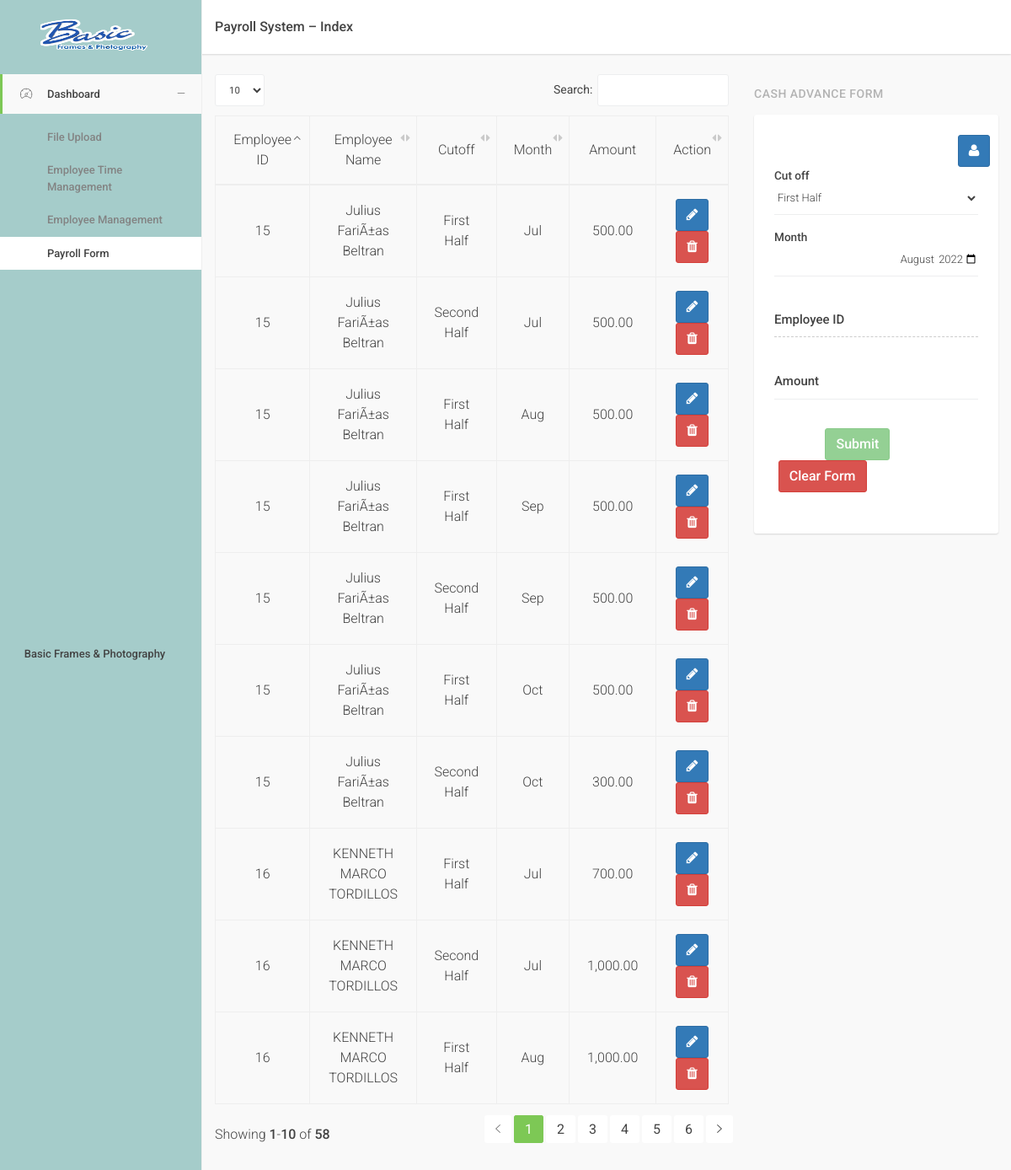
The page /cash_advance_form.php on the database its author committed.
### tables this page shows
CREATE TABLE `cash_advance_tbl` (
  `id` int(50) NOT NULL AUTO_INCREMENT,
  `employee_id` varchar(50) DEFAULT NULL,
  `cut_off` varchar(50) DEFAULT NULL,
  `month_add` varchar(50) DEFAULT NULL,
  `date_added` varchar(50) DEFAULT NULL,
  `amount` varchar(50) DEFAULT NULL,
  PRIMARY KEY (`id`)
);

CREATE TABLE `employee_tbl` (
  `employee_id` int(50) NOT NULL AUTO_INCREMENT,
  `finger_id` varchar(50) NOT NULL,
  `employee_first_name` varchar(50) DEFAULT NULL,
  `employee_middle_name` varchar(50) DEFAULT NULL,
  `employee_last_name` varchar(50) DEFAULT NULL,
  `company` varchar(50) DEFAULT NULL,
  `position` varchar(50) DEFAULT NULL,
  `status` varchar(50) DEFAULT NULL,
  `status_date` varchar(50) DEFAULT NULL,
  `contribution_status` varchar(50) DEFAULT 'No',
  PRIMARY KEY (`employee_id`,`finger_id`)
);

### cash_advance_form.php (the view, shortened to what this page needs)
<!DOCTYPE html>
<html class="app-ui">
    <head>
        <link rel="stylesheet" href="assets/js/plugins/bootstrap-datepicker/bootstrap-datepicker3.min.css" />
        <link rel="stylesheet" href="assets/js/plugins/bootstrap-colorpicker/css/bootstrap-colorpicker.min.css" />
        <link rel="stylesheet" href="assets/js/plugins/select2/select2.min.css" />
        <link rel="stylesheet" href="assets/js/plugins/select2/select2-bootstrap.css" />
        <link rel="stylesheet" href="assets/js/plugins/dropzonejs/dropzone.min.css" />
        <link rel="stylesheet" href="assets/js/plugins/jquery-tags-input/jquery.tagsinput.min.css" />
        <link rel="stylesheet" id="css-font-awesome" href="assets/css/font-awesome.css" />
        <link rel="stylesheet" id="css-ionicons" href="assets/css/ionicons.css" />
        <link rel="stylesheet" id="css-bootstrap" href="assets/css/bootstrap.css" />
        <link rel="stylesheet" id="css-app" href="assets/css/app.css" />
        <link rel="stylesheet" id="css-app-custom" href="assets/css/app-custom.css" />
        <link rel='stylesheet' href='https://cdn.jsdelivr.net/npm/sweetalert2@10.10.1/dist/sweetalert2.min.css'>
        <link rel="stylesheet" href="assets/js/plugins/datatables/jquery.dataTables.min.css" />
    </head>
    <body class="app-ui layout-has-drawer layout-has-fixed-header">
        <div class="app-layout-canvas">
            <div class="app-layout-container">
                <aside class="app-layout-drawer" style="background-color: #a5ccca;">
                    <div class="app-layout-drawer-scroll">
                        <div id="logo" class="drawer-header">
                            <a href="index.html"><img class="img-responsive" src="assets/img/logo/BasicLogo.png" style="margin-left: 20%;margin-top: 5%;width: 130px;" title="AppUI" alt="AppUI" /></a>
                        </div>
                        <nav class="drawer-main">
                            <ul class="nav nav-drawer">
                                <li class="nav-item nav-item-has-subnav open">
                                    <a href="javascript:void(0)"><i class="ion-ios-speedometer-outline"></i> Dashboard</a>
                                    <ul class="nav nav-subnav">
                                        <li style="color:#ffffff;">
                                            <a href="index.php">File Upload</a>
                                        </li>
                                        <li style="color:#ffffff;">
                                            <a href="employee_time_management.php">Employee Time Management</a>
                                        </li>
                                        <li style="color:#ffffff;">
                                            <a href="employee_management.php">Employee Management</a>
                                        </li>
                                        <li class="active">
                                            <a href="payroll_form.php">Payroll Form</a>
                                        </li>
                                    </ul>
                                </li>
                            </ul>
                        </nav>
                        <div class="drawer-footer" style="position: absolute;margin-left: 2%;margin-bottom: -15%;">
                            <p class="copyright">Basic Frames & Photography</p>
                        </div>
                    </div>
                </aside>
                <header class="app-layout-header">
                    <nav class="navbar navbar-default">
                        <div class="container-fluid">
                            <div class="navbar-header">
                                <span class="navbar-page-title">
                    Payroll System &ndash; Index
                </span>
                            </div>
                        </div>
                    </nav>
                </header>
                <main class="app-layout-content">
                    <div class="container-fluid p-y-md">
                        <div class="row">
                            <div class="col-lg-8">
                                <table class="table table-bordered table-striped table-vcenter js-dataTable-full" style="text-align: center;" id="working_hours_tbl_ca_ca">
                                    <thead>
                                        <td>Employee ID</td>
                                        <td>Employee Name</td>
                                        <td>Cutoff</td>
                                        <td>Month</td>
                                        <td>Amount</td>
                                        <td>Action</td>
                                    </thead>
                                    <tbody>
                                        <?php
                                        include('connection.php');
                                        $sql = "SELECT * FROM cash_advance_tbl";
                                        $result = $conn->query($sql);
                                        if ($result->num_rows > 0) {
                                            while($row = $result->fetch_assoc()) {
                                                echo "<tr>";
                                                echo "<td>".$row['employee_id']."</td>";
                                                $sql1 = "SELECT * FROM employee_tbl WHERE employee_id = '".$row['employee_id']."' ";
                                                $result1 = $conn->query($sql1);
                                                if ($result1->num_rows > 0) {
                                                    while($row1 = $result1->fetch_assoc()) {
                                                    echo "<td>".$row1['employee_first_name']." ".$row1['employee_middle_name']." ".$row1['employee_last_name']."</td>";
                                                    }
                                                }
                                                $monthss = date("M", strtotime($row['month_add']));
                                                echo "<td>".$row['cut_off']."</td>";
                                                echo "<td>".$monthss."</td>";
                                                echo "<td>".number_format($row['amount'],2)."</td>";
                                                echo "<td>
                                                <button class='btn btn-primary' id='edit_btn_ca' data-id='".$row['id']."'><i class='fa fa-pencil' ></i></button>
                                                <button class='btn btn-danger' id='delete_btn_ca' data-id='".$row['id']."'><i class='fa fa-trash' ></i></button>
                                                </td>";
                                                echo "</tr>";
                                            }
                                        }
                                        ?>
                                    </tbody>
                                </table>
                            </div>
                            <div class="col-lg-4">
                                <h2 class="section-title">Cash Advance Form</h2>
                                <div class="card">
                                    <div class="card-block card-block-full">
                                        <button class="btn btn-primary" style="margin-left: 90%;" data-toggle="modal" data-target="#modal-employee_select_ca"><i class="fa fa-user"></i></button>
                                        <form class="form-horizontal m-t-sm">
                                        <div class="form-group">
                                                <div class="col-sm-12">
                                                    <div class="form-material floating">
                                                        <select class="form-control" id="cutoff_ca" name="cutoff_ca">
                                                            <option value='First Half'>First Half</option>
                                                        </select>
                                                         <label for="cutoff_ca">Cut off</label>
                                                    </div>
                                                </div>
                                        </div>
                                        <div class="form-group">
                                            <div class="col-sm-12">
                                                <div class="form-material floating">
                                                    <input class="form-control" type="month" id="payroll_month_ca" name="payroll_month_ca" style="text-align: right;" value='<?php echo date("Y-m");?>'>
                                                        <label for="payroll_month">Month</label>
                                                </div>
                                            </div>
                                        </div>
                                        <div class="form-group">
                                            <div class="col-sm-12">
                                                <div class="form-material floating">
                                                    <input class="form-control" type="text" id="employee_id_ca" name="employee_id_ca" style="text-align: right;" readonly>
                                                        <label for="employee_id">Employee ID</label>
                                                </div>
                                            </div>
                                        </div>
                                        <div class="form-group">
                                            <div class="col-sm-12">
                                                <div class="form-material floating">
                                                    <input class="form-control" type="text" id="number_of_days_ca" name="number_of_days_ca" style="text-align: right;">
                                                        <label for="number_of_days">Amount</label>
                                                </div>
                                            </div>
                                        </div>
                                        <div class="form-group">
                                            <div class="col-sm-12">
                                                <div class="form-material floating">
                                                    <button type="button" id="submit_btn_ca" class="btn btn-success" style="margin-left:25%; ">Submit</button>
                                                    <button type="button" id="clear_btn_ca" class="btn btn-danger" style="margin-left:2%;">Clear Form</button>
                                                </div>
                                            </div>
                                        </div>
                                        </form>
                                    </div>
                                </div>
                            </div>
                        </div>
                    </div>
                </main>
            </div>
        </div>
    </body>
</html>

### cash_advance_form.php (style rules this page uses)
.active { background-color: white; }

### rows shown on the page
cash_advance_tbl: employee "16", cut_off "First Half", month_add "Jul", amount "700.00"
employee_tbl: employee_first_name "KENNETH", employee_middle_name "MARCO", employee_last_name "TORDILLOS"
cash_advance_tbl: employee "15", cut_off "First Half", month_add "Jul", amount "500.00"
employee_tbl: employee_first_name "Julius", employee_middle_name "FariÃ±as", employee_last_name "Beltran"
cash_advance_tbl: employee "15", cut_off "Second Half", month_add "Jul", amount "500.00"
cash_advance_tbl: employee "16", cut_off "Second Half", month_add "Jul", amount "1,000.00"
cash_advance_tbl: employee "15", cut_off "First Half", month_add "Aug", amount "500.00"
cash_advance_tbl: employee "16", cut_off "First Half", month_add "Aug", amount "1,000.00"
cash_advance_tbl: employee "15", cut_off "First Half", month_add "Sep", amount "500.00"
cash_advance_tbl: employee "15", cut_off "Second Half", month_add "Sep", amount "500.00"
cash_advance_tbl: employee "15", cut_off "First Half", month_add "Oct", amount "500.00"
cash_advance_tbl: employee "15", cut_off "Second Half", month_add "Oct", amount "300.00"
